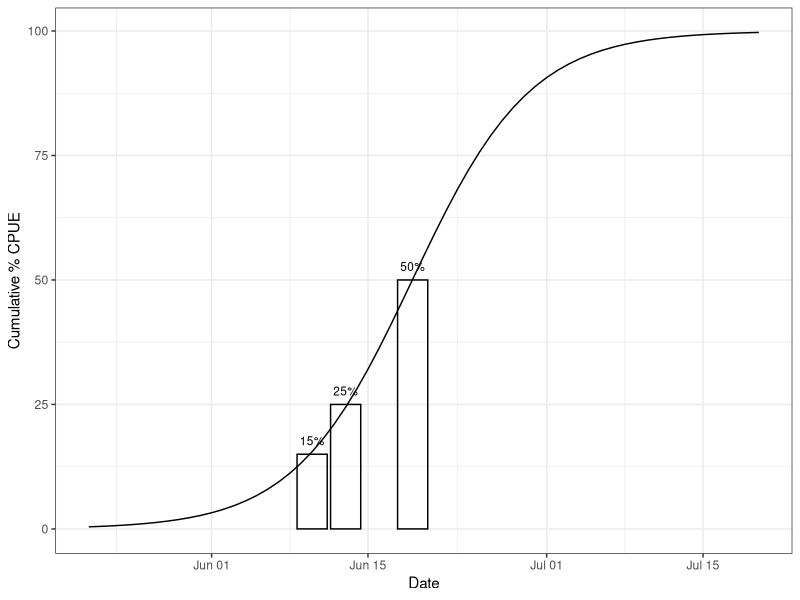
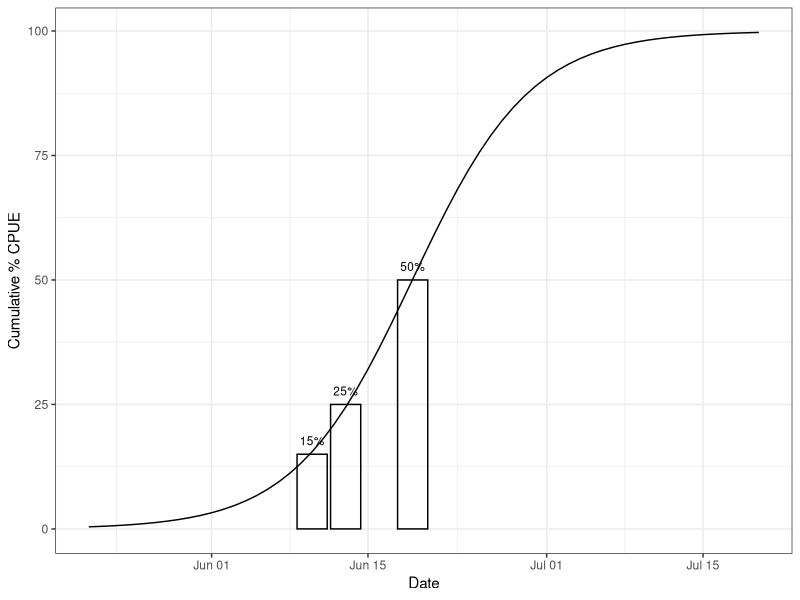

Generate these figures, in order, with R:
#' logistic_curve.R
#'
#' Generate the logistic curve for the website using the predicted percentiles
#' from may_forecast.R

library(ggplot2)

predictions <- read.csv("may_forecast/predictions.csv", stringsAsFactors = FALSE)

# Define the logistic function and its RSS
mu_i <- 20
s_i <- 5

logi_fun <- function(x, mu, s) { 1 / (1 + exp(-((x - mu)/s))) }
logi_rss <- function(pars) {
  # Recalculate
  dat <- data.frame(day = predictions$prediction,
                    cumulative_cpue = logi_fun(predictions$prediction, pars[1], pars[2]))

  # Calculate and return RSS
  sum(c((dat[dat$day == predictions[predictions$percentile == "fifdj","prediction"], "cumulative_cpue"] - 0.15)^2,
        (dat[dat$day == predictions[predictions$percentile == "qdj","prediction"], "cumulative_cpue"] - 0.25)^2,
        (dat[dat$day == predictions[predictions$percentile == "mdj","prediction"], "cumulative_cpue"] - 0.50)^2))
}

optim_result <- optim(par = c(mu_i, s_i), fn = logi_rss)
optim_result
save("optim_result", file = "may_forecast/optim_result.RData")

xrange <- -10:50
cpue <- data.frame(day = xrange,
                   date = as.Date(xrange, format = "%j", origin = as.Date("2016-05-31")),
                   pccpue = 100 * logi_fun(xrange, optim_result$par[1], optim_result$par[2]))

# Write out
write.csv(cpue, file = "may_forecast/logistic_curve.csv", row.names = FALSE)

predictions$percent <- c(15, 25, 50)
predictions$label <- paste0(c(15, 25, 50), "%")
predictions$date <- as.Date(predictions$prediction, format = "%j", origin = as.Date("2016-05-31"))

ggplot() +
  geom_bar(data = predictions, aes(date, percent), stat = "identity", fill = NA, color = "black") +
  geom_text(data = predictions, aes(date, percent, label = label), vjust = -1, size = 3) +
  geom_line(data = cpue, aes(date, pccpue)) +
  labs(x = "Date", y = "Cumulative % CPUE") +
  theme_bw()

ggsave("may_forecast/logisitc_curve.png", width = 6, height = 3)
